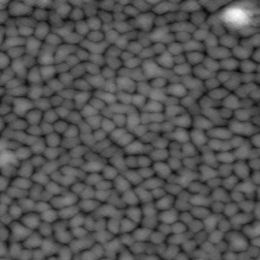
%> input picture roughness-2016-01-08/good/10/MgO-Fe.bmp, 260 x 260 px, shrunk from 800 x 800 before the run
$ octave calcall.m   (GNU Octave 9; MATLAB toolbox functions it lacks are replaced by stand-ins)
%> lines starting %> are read from the running program, lines starting %| are printed output that depends on the picture
### src/matlab/grainsize.m
% determine surface properties from STM and AFM images
%
%                          _____--_____
%               _____------             ------____
%              |                                  |
%              |                                  |
%              |__________________________________|
%                    /       /        |       |
%                   /       /         |       |
%                  /       /          |       |
%                 /       /           |_______|
%                /       /             _______
%               /       /             |       |
%              /       /              |       |
%             /       /               |       |
%            /       /                |_______|
%           /       /                  _______
%          /       /                  |       |
%         /       /                   |       |
%        /       /                    |       |
%       /_______/                     |_______|
%
%       TU Kaiserslautern
%       Fachbereich Physik
%       AG Magnetismus
%
%       Authors: * Philipp Jaeger
%
%================================================================
%
% This script analyses AFM/STM images and calculates the roughness
% in the lateral directions. Images have to be cropped such that
% no artifacts are visible in order to obtain reasonable data.
% Currently, only grayscale images are supported.
%
% This script is based on Philipp Fuhrmann's script written in R,
% and on the PhD thesis of Tim Mewes, Appendix A
%
% In order to run this script, some configuration data has to be hard-coded
% in the upper code section.
%

%% PARAMETER SETTING

% DO NOT CHANGE CODE OUTSIDE THIS SECTION, EXCEPT YOU KNOW WHAT YOU ARE
% DOING!!!

function [cfdata,imgdata]=grainsize (m_InputPath, m_PixelDist)
%> called with m_InputPath = 'good/6/MgO-Fe.bmp', m_PixelDist = 1.27

% declare globals
% distance from one edge of the emage to another
global m_Distance;

% input file location
%m_InputPath='test2.bmp';

% total input image size ( before cropping !!! )
% in px
m_TotalImageSize_px = 400;

% spatial frame size of image ( pysical distance from one edge to another )
% in nm
m_TotalImageSize_nm = 100; %Probably, that's it

% xy Calibration factor (some magic factor taken from Philipp Fuhrmann's
% original script)
%m_XYCalibration = 5.1; %STM before Jan '13

% boundadies for grain area (in pixels)
% you may need to adjust this.
m_GrainAreaBoundary = [30 2000];

% boundaries for grain excentricity.
m_ExcentricityBoundary = [0 1];

% Number of bins for grainsize histogram
m_NumberOfBins = 20; % Or whatever you want.

% hight difference in which the color remains the same
%m_HightTick = total height of color scale / number of colors;
m_HightTick = 1.1191  / 256;

% estimated Layer thickness
%m_LayerInitial = 10*m_HightTick;

%% CALCULATION

%close open figures if any
close all;


m_InputImage = imread( m_InputPath );
%> m_InputImage is the input picture: size 260x260x3 uint8; min 3, max 251, mean 84.1
if size(m_InputImage,3) == 3
    m_InputImage = rgb2gray( m_InputImage );
%> m_InputImage: size 260x260 uint8
end


%m_Distance = m_TotalImageSize_nm / m_TotalImageSize_px * m_XYCalibration;
m_Distance = m_PixelDist;
%m_TotalImageSize_px = max ( size ( m_InputImage ) );

inputData = double( m_InputImage ) * m_HightTick;

[ cf_x, cf_y, avg, span, rms ] = calcCF( inputData );

% start parameters: [a c d r], function d*(1-exp(-(x/a)^r)+c)
[xfig,xdata]=calcParam( cf_x, 'x', [2 0 0 1] );%
[yfig,ydata]=calcParam( cf_y, 'y', [2 0 0 1] );
ydata=[ydata, avg, span, rms ]';
xdata=[xdata, avg, span, rms ]';

%return;

%% IMAGE ANALYSIS
%image segmentation
[binaryImage,maskedImage] = segmentImage(m_InputImage);
% Fill holes in regions.
binaryImage = imfill(binaryImage, 'holes');
% Filter image based with Image Segmenter and Image Region Analyzer.
% We are filtering on convex area to drop out connected grains and so on,
% but finally, we need the diameter.
binaryImage = bwpropfilt(binaryImage, 'ConvexArea', m_GrainAreaBoundary);
binaryImage = bwpropfilt(binaryImage, 'Eccentricity', m_ExcentricityBoundary);
%binaryImage = bwpropfilt(binaryImage, 'EquivDiameter', [0 70]);
labeledImage = bwlabel(binaryImage);
measurements = regionprops(labeledImage, 'EquivDiameter');
%allDiameters = [measurements.EquivDiameter];
% Plot Histgram
figure('Name','Grainsize Distributuon');
[diamDistribution binDiameters] = hist(struct2array(measurements), m_NumberOfBins);
bar(binDiameters*m_Distance, diamDistribution, 'BarWidth', 1.0);
hold on;
title( sprintf('Grainsize Distributuon for %s' , m_InputPath) );
% fit function from Karoutsos, Pappaoioanou, et al., "Growth modes of
% nanocrystalline Ni/Pt multilayers with deposition temperature", 2007
ft = fittype( 'k/s*exp(-(log(x)-log(D))^2/2/s^2)', 'independent', 'x', 'dependent', 'y' );
opts = fitoptions( 'Method', 'NonlinearLeastSquares' );
opts.StartPoint=[20 1 5];
opts.Lower=[0 0 0];
opts.Upper=[100 10 100];
[xData, yData]=prepareCurveData(binDiameters*m_Distance, diamDistribution);
[fr, gof] = fit( xData, yData, ft, opts );
h=plot(fr, 'r', 'predobs');
%disp(sprintf('Fit parameters for grainsize distribution:\nMaximum: %f\nLogarithmic standard deviation: %f',fr.D,fr.s));
% make figure more fancy
set(h(1),'linewidth',2);
set(h(2),'linewidth',2);
set(h(3),'linewidth',2);
xlabel('grain diameter [nm]');
ylabel('occurences');
legend( 'measurement', 'fit function', '95% Confidence Bounds', 'Location', 'NorthEast' );
ylim([0, max(yData)+5]);
savefig('GrainsizeDist.fig');
%close all;
hold off;
% [4 lines of commented-out code are left out]
cfdata=table({'a','c','d','r','span','rms','avg'}',xdata,ydata,'RowNames',{'a','c','d','r','span','rms','avg'}','VariableNames',{'parameter','CF_X','CF_Y'}');
imgdata=table([fr.D,fr.s]','RowNames',{'D','s'}');
end

### src/matlab/calcCF.m
function [ cf_x, cf_y, avg, span, rms ] = calcCF( mat )
% calcCF - calculate correlation function in x and y direction of
% 2D matrix mat, e.g. a greyscale image
%
% Returns: a list of parameters
%  *    cf_x: Correlation Function in x direction (rows)
%  *    cf_y: Correlation Function in y direction (columns)
%  *    avg:  the average value of all entries
%  *    span: the span of the image (maximal value - minimal value)
%  *    rms:  the Root Mean Sqare of all entries
% Invocation: calcCF( mat )
%
%==========================================================================
%
% Author:       Philipp Jaeger
% Copyright:    AG Magnetismus
%               TU Kaiserslautern
%
    span = max(max(mat)) - min(min(mat));
%> span = 1.08
    avg = mean(mean(mat));
%> avg = 0.368
    s = size(mat);
%> s = [260 260]
    rms  = sqrt(1/s(1)/s(2)*sum(sum(mat)));
%> rms = 0.606

    %% calculate height correlation function in x direction
    %correct avg(mat) to be 0
    mat=mat-avg;
    cf_x=zeros(1,round(s(1)/2));
    parfor i = 1:round((s(1)-1)/2)
        for k = 1:(s(1)-i)
            cf_x(i) = cf_x(i) + sum((mat(i+k,:) - mat(k,:)).^2);
        end
        %normalize
        cf_x(i) = cf_x(i) / (s(2) * (s(1) - i));
        %disp(['Point', num2str(i) , 'of', num2str(s(1))]);
    end
%> after the loop, cf_x = 130 values, max 0.0192 at index 130, min 0.00122 at index 1, mean 0.0175

    %% calculate height correlation function in y direction
    cf_y=zeros(1,round(s(2)/2));
    parfor i = 1:round((s(2)-1)/2)
        for k = 1:(s(2)-i)
            cf_y(i) = cf_y(i) + sum((mat(:,i+k) - mat(:,k)).^2);
        end
        %normalize
        cf_y(i) = cf_y(i) / (s(1) * (s(2) - i));
        %disp(['Point', num2str(i) , 'of', num2str(s(1))]);
    end
%> after the loop, cf_y = 130 values, max 0.0202 at index 126, min 0.000774 at index 1, mean 0.0177
%> in grainsize, `[ cf_x, cf_y, avg, span, rms ] = calcCF( inputData );`: avg = 0.368; span = 1.08; rms = 0.606
end

### src/matlab/calcParam.m
function [ fig, data ] = calcParam( cf, label, startParam )
%> called with label = 'x', startParam = [2 0 0 1]
%Calculate characteristic parameters
%
% Arguments:
%   *   cf:         A Correlation function, represented as an row vector
%
% Returns: a list of parameters
%   *   a figure handle containing data and fit function
%   *   struct of fit parameters [a,c,d,r]

% declare globals
global m_Distance;
%global m_HightTick;

%% Fit curves
distScale = ( 1:max( size( cf ) ) ) * m_Distance;
%> distScale = 130 values from 1.27 to 165.8

%m_HightTick = ( 1 );
[ fig, fr, gof ] = createFit( distScale, cf, label, startParam );

roughness=fr.r;
thickness=sqrt((fr.d)/2);%*m_HightTick;
corrlen=fr.a;
%text(0,0,sprintf('Fit parameters %s-Direction:\nroughness: %.3f\nlayer thickness: %.3f\ncorrelation length: %.3f', label, roughness, thickness, corrlen));
%disp(sprintf('Fit parameters %s-Direction:\nroughness: %.3f\ninterface layer thickness: %.3f\ncorrelation length: %.3f \nwhite noise level: %.3f * 10^-3', label, roughness, thickness, corrlen, fr.c*1000));
savefig(sprintf('CorrelationFunction_%s.fig',label));
data=[fr.a,0,fr.d,fr.r];
close all;
end

### src/matlab/createFit.m
function [fig, fitresult, gof] = createFit(xval, cf_x, label, startParam)
%CREATEFIT(XVAL,CF_X)
%  Create a fit.
%
%  Data for 'Direction-Height Correlation Function' fit:
%      X Input : xval
%      Y Output: cf_x
%  Output:
%      fitresult : a fit object representing the fit.
%      gof : structure with goodness-of fit info.
%
%  See also FIT, CFIT, SFIT.

%  Auto-generated by MATLAB on 23-Jan-2015 16:30:33

global m_HightTick;

%% Fit: 'Direction-Height Correlation Function'.
[xData, yData] = prepareCurveData( xval, cf_x );

% Set up fittype (Weibull Function) and options.
ft = fittype( 'd*(1-exp(-(x/a)^r))+c', 'independent', 'x', 'dependent', 'y' );
opts = fitoptions( 'Method', 'NonlinearLeastSquares' );
opts.Display = 'Off';
% [a c d r]
opts.Lower = [0 0 0 0];
opts.Upper = [Inf 1 Inf Inf];
opts.StartPoint = startParam;

% Fit model to data.
[fitresult, gof] = fit( xData, yData, ft, opts );


% Plot fit with data.
%label='test';
fig=figure( 'Name',sprintf('%s-Height Correlation Function', label) );

% Create plot
title({sprintf('%s-Height Correlation Function', label)});
loglog( min(xData):0.001:max(xData), fitresult(min(xData):0.001:max(xData)), 'r', xData, yData, 'b.' );
%legend( sprintf('fit function\nroughness=%.2f', fitresult.r), 'measurement', 'Location', 'SouthEast' );
legend( 'fit function', 'measurement', 'Location', 'SouthEast' );
% Create ylabel
ylabel({'<z(r)-z(0)>^2 [a.u.]'});

% Create xlabel
xlabel(sprintf('%s [nm]', label));
grid on

### src/matlab/calcall.m
% [14 lines of commented-out code are left out]
dist=1.275;
parfor i = [6:10]
    if i ~= 8
    try
        [cfdata,imgdata]=grainsize(sprintf('good/%i/MgO-Fe.bmp',i),dist);
        writetable(cfdata,sprintf('good/%i/MgO-Fe.bmp_cfdata.csv',i));
        writetable(imgdata,sprintf('good/%i/MgO-Fe.bmp_imgdata.csv',i));
        system(sprintf('for k in *.fig; do mv "$k" "good/%i/MgO-Fe_$k"; done',i) );
    catch
        disp(sprintf('Error at %i',i))
    end
    disp(sprintf('Done with MgO_Fe for %i', i));
    try
        [cfdata,imgdata]=grainsize(sprintf('good/%i/MgO-Fe-Pt.bmp',i),dist);
%> call 2 of grainsize, with m_InputPath = 'good/6/MgO-Fe-Pt.bmp', m_PixelDist = 1.27
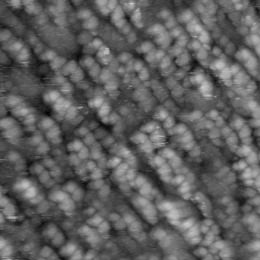
%> input picture roughness-2016-01-08/good/10/MgO-Fe-Pt.bmp, 260 x 260 px, shrunk from 800 x 800 before the run
%> in grainsize, m_InputImage is the input picture: size 260x260x3 uint8; min 4, max 204, mean 95.7
%> in calcCF (call 2), `span = max(max(mat)) - min(min(mat));`: span = 0.874
%> in calcCF (call 2), `avg = mean(mean(mat));`: avg = 0.418
%> in calcCF (call 2), `rms  = sqrt(1/s(1)/s(2)*sum(sum(mat)));`: rms = 0.647
%> in calcCF (call 2), `mat=mat-avg;`:
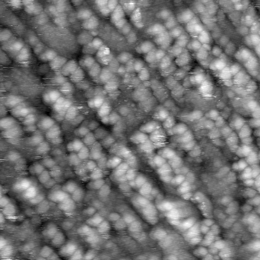
%> mat: size 260x260 double; min -0.401, max 0.473, mean 8.67e-17; drawn with min black and max white
%> after the loop in calcCF (call 2), `parfor i = 1:round((s(1)-1)/2)`: cf_x = 130 values, max 0.0395 at index 34, min 0.00159 at index 1, mean 0.0352
%> after the loop in calcCF (call 2), `parfor i = 1:round((s(2)-1)/2)`: cf_y = 130 values, max 0.0429 at index 60, min 0.00122 at index 1, mean 0.0377
%> in grainsize (call 2), `[ cf_x, cf_y, avg, span, rms ] = calcCF( inputData );`: avg = 0.418; span = 0.874; rms = 0.647
        writetable(cfdata,sprintf('good/%i/MgO-Fe-Pt.bmp_cfdata.csv',i));
        writetable(imgdata,sprintf('good/%i/MgO-Fe-Pt.bmp_imgdata.csv',i));
        system(sprintf('for k in *.fig; do mv "$k" "good/%i/MgO-Fe-Pt_$k"; done',i) );
    catch
        disp(sprintf('Error at %i',i))
    end
    disp(sprintf('Done with MgO_Fe_Pt for %i', i));
    end

end
